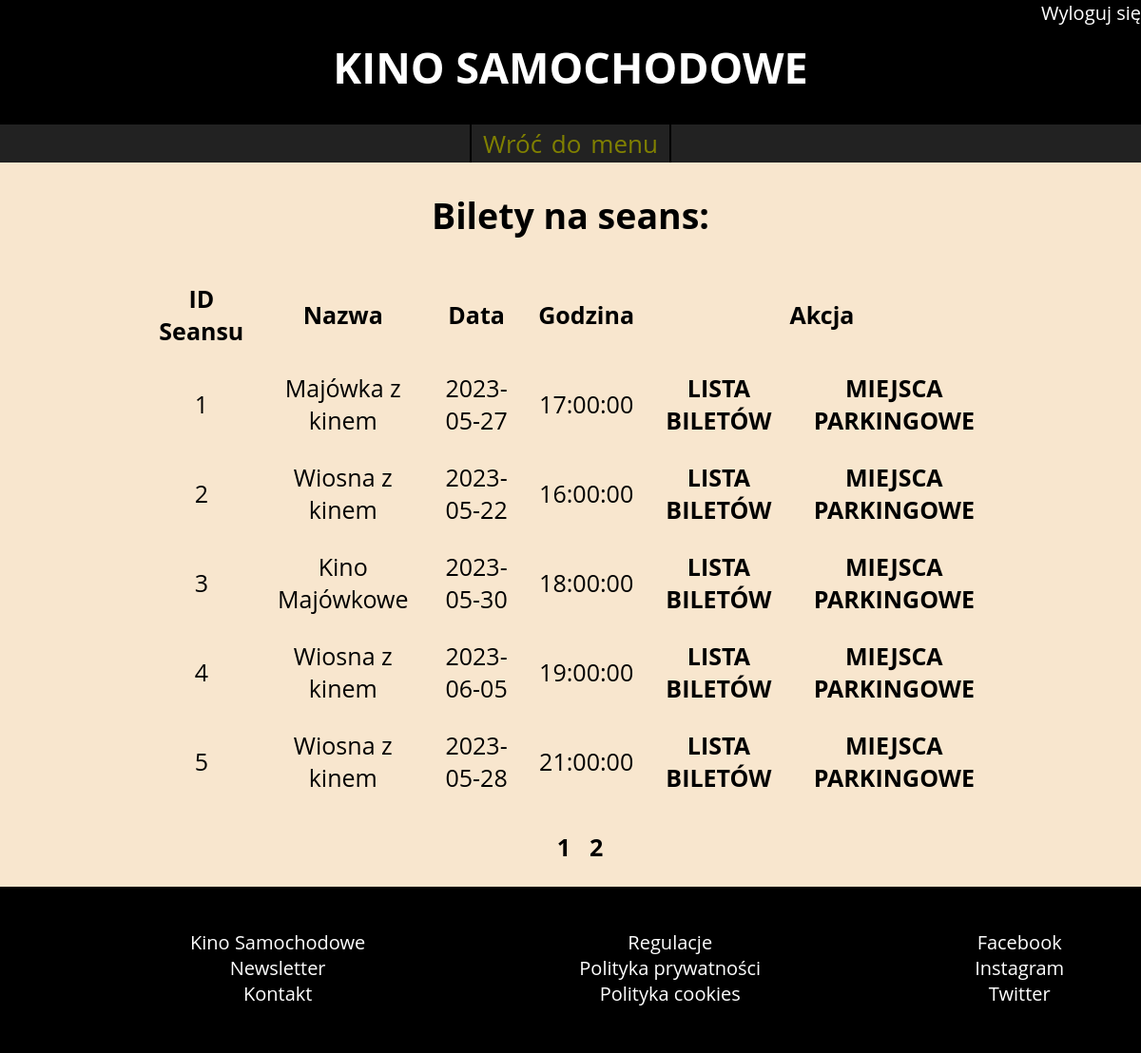
The app's page /administrator/bilety/index.php (signed in) with its own data.
### tables this page shows
CREATE TABLE `seans` (
  `IDSeansu` int(11) NOT NULL,
  `nazwa` text NOT NULL,
  `data` date NOT NULL,
  `godzina` time NOT NULL,
  `IDFilmu` int(11) DEFAULT NULL,
  `IDMiejsca` int(11) DEFAULT NULL,
  `nazwa_plakatu` text DEFAULT NULL,
  `IDAdministratora` int(11) DEFAULT NULL
);

### administrator/bilety/index.php (the view, shortened to what this page needs)
<!doctype html>
<?php
	require_once('../../connect.php');
?>
<html>
    <head>
		<link rel="stylesheet" href="../../style.css">
    </head>
    <body>
		<header>
<?php		if(isset($_SESSION['admin'])){ 							?>
				<div id="logged">
					<ul>
						<li><a href='../logout.php'>Wyloguj się</a></li>
					</ul>
				</div>
<?php		}																?>
			<h1><a href='index.php'>KINO SAMOCHODOWE</a></h1>
			<nav class='administrator'>
				<a href='../'>Wróć do menu</a>
			</nav>
        </header>
		<section>
			<h2>Bilety na seans:</h2>
				<?php
					$result=$mysqli->query('SELECT COUNT(IDSeansu) FROM seans');
					$row = $result->fetch_array();
					$count = $row[0];
					$page = isset($_GET['page']) ? intval($_GET['page']) - 1 : 0;
					$limit = 5;
					$from = $page * $limit;
					$allPage = ceil($count / $limit);
				    $result=$mysqli->query("SELECT seans.*, bilet.cena FROM seans LEFT JOIN bilet ON bilet.IDSeansu = seans.IDSeansu GROUP BY bilet.IDSeansu LIMIT ".$from. " , ".$limit);
					if($result->num_rows > 0){
					?>
				<table align="center" class="lista">
					<tr><th>ID Seansu</th><th>Nazwa</th><th>Data</th><th>Godzina</th><th colspan="2">Akcja</th></tr>
					<?php
					while($row = mysqli_fetch_assoc($result)){ ?>
						<tr>
							<td><?php echo $row['IDSeansu'] ?></td>
							<td><?php echo $row['nazwa'] ?></td>
							<td><?php echo $row['data'] ?></td>
							<td><?php echo $row['godzina'] ?></td>
							<td><a href="lista.php?id_seansu=<?php echo $row['IDSeansu'] ?>"><b>LISTA BILETÓW</b></a></td>
							<td><a href="miejsca_parkingowe.php?id_seansu=<?php echo $row['IDSeansu'] ?>"><b>MIEJSCA PARKINGOWE</b></a></td>
						</tr>
				<?php } ?>
				</table><p>
				<?php
				if($allPage > 1){
					for($i = 1; $i<=$allPage; $i++){
							echo "<span class='paginator'><a href='index.php?page=".$i."'><b>".$i."</b></a></span>";
					}
				}
				?>
				<?php
				}else{
						echo "<h2>Brak biletów</h2>
								<a href='dodaj_seans.php'><b>DODAJ SEANS </b></a>";
					}
				?>
        </section>
		<footer>
			<ul>
				<li><a href>Kino Samochodowe</a></li>
				<li><a href>Newsletter</a></li>
				<li><a href>Kontakt</a></li>
			</ul>
			<ul>
				<li><a href>Regulacje</a></li>
				<li><a href>Polityka prywatności</a></li>
				<li><a href>Polityka cookies</a></li>
			</ul>
			<ul>
				<li><a href>Facebook</a></li>
				<li><a href>Instagram</a></li>
				<li><a href>Twitter</a></li>
			</ul><br>
        </footer>
    </body>
</html>

### style.css (style rules this page uses)
body { text-align:center; font-family:Open Sans; margin: 0; background-color:hsl(34, 76%, 89%); }
header { background-color:black; color:white; height:170px; }
#logged { height:40px; float:right; }
#logged ul { list-style: none; margin: 0; font-size:20px; }
#logged ul li { display: inline-block; }
header h1 { clear:both; font-size:45px; margin-top:0; }
nav { background-color:#222222; }
nav a { color:olive; word-spacing:3px; font-size:26px; border-right:2px solid black; padding: 2px 12px; display:inline-block; }
nav a:first-child { border-left:2px solid black; }
section { margin:20px 0; min-height:610px; font-size:25px; color:black; }
footer { background-color:black; color:white; margin:0 auto; height:175px; }
footer ul { float:left; list-style: none; padding:25px; padding-left:200px; font-size:20px; }
section a { color:black; }
a { text-decoration: none; color:white; }
table { text-align:left; }
table td { padding: 0 12px; }
.lista { width:75%; }
.lista td, .lista th { padding:12px; text-align:center; word-wrap: break-word; }
.paginator { margin-left:20px; }

### records on screen
seans: IDSeansu "1", nazwa "Majówka z kinem", data "2023-05-27", godzina "17:00:00"
seans: IDSeansu "2", nazwa "Wiosna z kinem", data "2023-05-22", godzina "16:00:00"
seans: IDSeansu "3", nazwa "Kino Majówkowe", data "2023-05-30", godzina "18:00:00"
seans: IDSeansu "4", nazwa "Wiosna z kinem", data "2023-06-05", godzina "19:00:00"
seans: IDSeansu "5", nazwa "Wiosna z kinem", data "2023-05-28", godzina "21:00:00"
